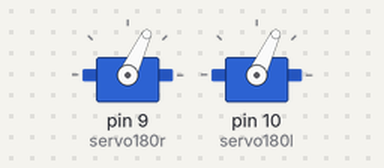
Simulated run of this sketch. Board: Arduino Uno, built with avr-gcc and run on an emulated ATmega328P. Parts: 2 × servo.

Above: at 1.05 s.
At 11.45 s:
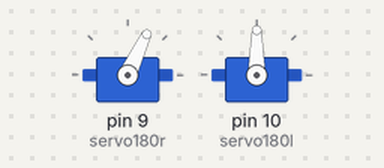
At 15.15 s:
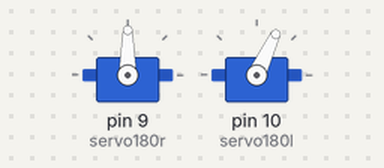
At 19.35 s:
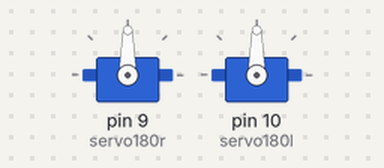
Timing chart, 0 to 24.9 s (numbered marks = the images above):
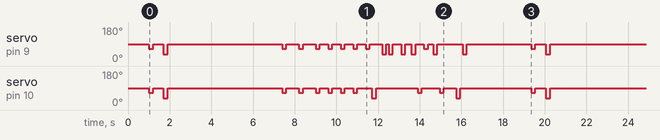

Measured:
- by itself, servo on pin 9 (servo180r), servo on pin 10 (servo180l): moves between 35° and 90°, repeating every 18.4 s

The sketch:

toccata_draft.ino
```cpp
#include <Servo.h>

Servo	servo180r;
Servo	servo180l;
int		lowup = 65;
int		hup = 35;
int		down = 90;
int		mvmt = 200;

void  setup()
{
  servo180r.attach(9);
  servo180l.attach(10);
  servo180r.write(90);
  servo180l.write(90);
  delay(1000);
}

void	bothlowup() // both arms low up then down at the same time
{
	servo180r.write(lowup);
	servo180l.write(lowup);
	delay(mvmt);
	servo180r.write(down);
	servo180l.write(down);
  delay(100);
}

void	bothhup() // both arms high up then down at the same time
{
	servo180r.write(lowup);
	servo180l.write(lowup);
	delay(mvmt);
	servo180r.write(down);
	servo180l.write(down);
  delay(100);
}

void  rlowup()
{
  servo180r.write(lowup);
  delay(mvmt);
  servo180r.write(down);
  delay(100);
}

void  llowup()
{
  servo180l.write(lowup);
  delay(mvmt);
  servo180l.write(down);
  delay(100);
}

void  rhup()
{
  servo180r.write(hup);
  delay(mvmt);
  servo180r.write(down);
  delay(100);
}

void  lhup()
{
  servo180l.write(hup);
  delay(mvmt);
  servo180l.write(down);
  delay(100);
}

void	loop()
{
	servo180r.write(lowup);
	servo180l.write(lowup);
	delay(mvmt);
	servo180r.write(down);
	servo180l.write(down);
	delay(500);
	servo180r.write(hup);
	servo180l.write(hup);
	delay(mvmt);
	servo180r.write(down);
	servo180l.write(down);
	delay(500);
	delay(5000);
	bothlowup();
	delay(500);
  bothhup();
	delay(500);
	bothlowup();
  delay(300);
  bothlowup();
  delay(300);
  bothlowup();
  delay(300);
  bothlowup();
  delay(300);
  rlowup();
  lhup();
  delay(200);
  rhup();
  rhup();
  llowup;
  delay(300);
  rhup();
  delay(200);
  rhup();
  llowup();
  rlowup();
  delay(150);
  rhup();
  llowup();
  delay(500);
  lhup();
  rhup();
  delay(3000);
}
```
